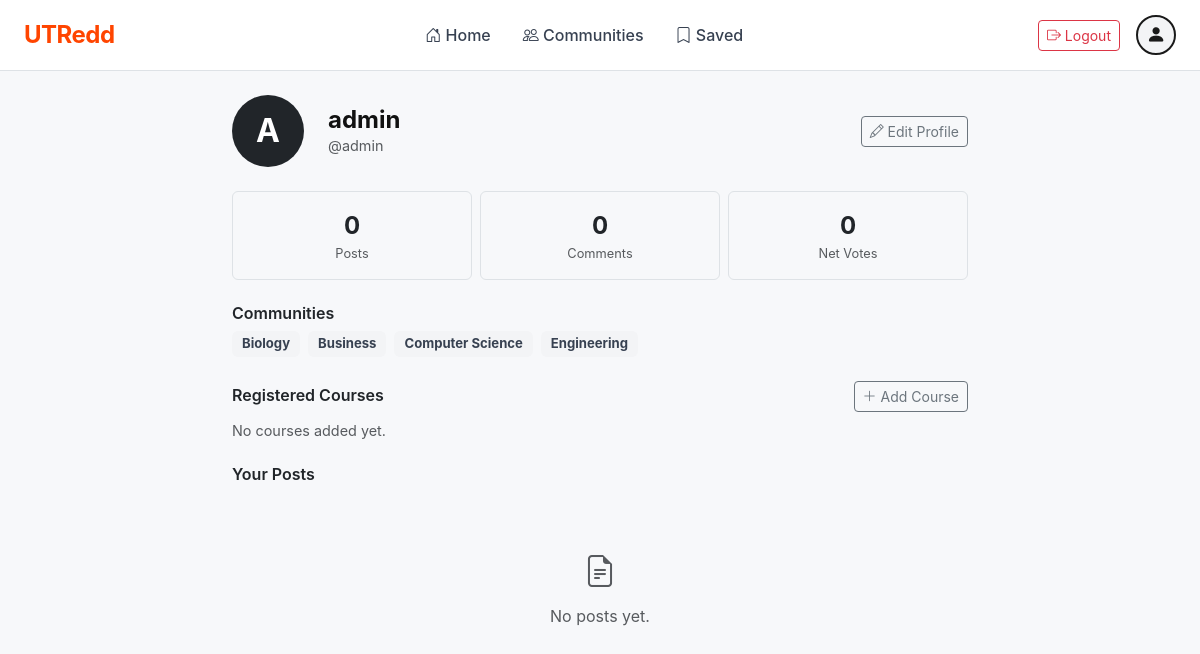
Screenshot of /profile/ (signed in) with the database file from the repository.
### socialAppApp/models.py (models this page shows, shortened)
class Community(models.Model):
    name = models.CharField(max_length=100)
    key  = models.SlugField(unique=True)
    class Meta:
        verbose_name_plural = 'communities'
        ordering = ['name']

### socialAppApp/views.py (the view)
# urls.py: path('profile/', views.profile_view, name='profile'),
@login_required(login_url='login')
def profile_view(request):
    profile, _ = UserProfile.objects.get_or_create(user=request.user)
    posts = (Post.objects
             .filter(author=request.user)
             .select_related('community')
             .annotate(comment_count=Count('comments'))
             .order_by('-created_at'))
    total_votes = posts.aggregate(total=Sum('votes'))['total'] or 0
    total_comments = Comment.objects.filter(author=request.user).count()
    communities = (Community.objects
                   .filter(members__user=request.user)
                   .order_by('name'))
    courses = RegisteredCourse.objects.filter(user=request.user)
    return render(request, 'socialAppApp/profile.html', {
        'profile':        profile,
        'posts':          posts,
        'total_votes':    total_votes,
        'total_comments': total_comments,
        'communities':    communities,
        'courses':        courses,
    })

### socialAppApp/templates/socialAppApp/profile.html (shortened to what this page needs)
{% load static %}
<!DOCTYPE html>
<html lang="en">
<head>
    <link href="https://cdn.jsdelivr.net/npm/bootstrap@5.3.2/dist/css/bootstrap.min.css" rel="stylesheet">
    <link rel="stylesheet" href="https://cdn.jsdelivr.net/npm/bootstrap-icons@1.11.2/font/bootstrap-icons.css">
    <link rel="stylesheet" href="{% static 'socialAppApp/styles.css' %}">
</head>
<body>
    <nav class="navbar navbar-expand-lg bg-white border-bottom sticky-top">
        <div class="container-fluid px-4">
            <a class="navbar-brand fw-bold brand-text" href="{% url 'homepage' %}">UTRedd</a>
            <div class="collapse navbar-collapse" id="mainNav">
                <ul class="navbar-nav mx-auto mb-2 mb-lg-0">
                    <li class="nav-item">
                        <a class="nav-link" href="{% url 'homepage' %}"><i class="bi bi-house-door"></i> Home</a>
                    </li>
                    <li class="nav-item">
                        <a class="nav-link" href="{% url 'communities' %}"><i class="bi bi-people"></i> Communities</a>
                    </li>
                    <li class="nav-item">
                        <a class="nav-link" href="{% url 'saved_posts' %}"><i class="bi bi-bookmark"></i> Saved</a>
                    </li>
                </ul>
                <div class="d-flex align-items-center gap-3">
                    <form method="post" action="{% url 'logout' %}" style="display:inline;">
                        <button type="submit" class="btn btn-outline-danger btn-sm">
                            <i class="bi bi-box-arrow-right"></i> Logout
                        </button>
                    </form>
                    <a href="{% url 'profile' %}" class="profile-link d-flex align-items-center justify-content-center"
                       style="width:40px;height:40px;border-radius:50%;border:2px solid #1a1a1a;background:#f3f4f6;">
                        <i class="bi bi-person-fill" style="font-size:1.2rem;color:#1a1a1a;"></i>
                    </a>
                </div>
            </div>
        </div>
    </nav>
    <div class="container py-4" style="max-width: 760px;">
        <div class="d-flex align-items-center gap-4 mb-4">
            <div class="d-flex align-items-center justify-content-center rounded-circle bg-dark text-white fw-bold"
                 style="width:72px;height:72px;font-size:2rem;flex-shrink:0;">
                {{ request.user.first_name|first|upper|default:request.user.username|first|upper }}
            </div>
            <div>
                <h1 class="fw-bold mb-0" style="font-size:1.5rem;">
                    {% if request.user.first_name %}{{ request.user.first_name }} {{ request.user.last_name }}{% else %}{{ request.user.username }}{% endif %}
                </h1>
                <div class="text-muted" style="font-size:0.9rem;">@{{ request.user.username }}</div>
            </div>
            <button class="btn btn-outline-secondary btn-sm ms-auto" data-bs-toggle="modal" data-bs-target="#editModal">
                <i class="bi bi-pencil"></i> Edit Profile
            </button>
        </div>
        <div class="row g-2 mb-4">
            <div class="col-4">
                <div class="border rounded p-3 text-center">
                    <div class="fw-bold fs-4">{{ posts.count }}</div>
                    <div class="text-muted" style="font-size:0.8rem;">Post{{ posts.count|pluralize }}</div>
                </div>
            </div>
            <div class="col-4">
                <div class="border rounded p-3 text-center">
                    <div class="fw-bold fs-4">{{ total_comments }}</div>
                    <div class="text-muted" style="font-size:0.8rem;">Comment{{ total_comments|pluralize }}</div>
                </div>
            </div>
            <div class="col-4">
                <div class="border rounded p-3 text-center">
                    <div class="fw-bold fs-4">{{ total_votes }}</div>
                    <div class="text-muted" style="font-size:0.8rem;">Net Votes</div>
                </div>
            </div>
        </div>
        {% if communities %}
            <h2 class="fw-semibold mb-2" style="font-size:1rem;">Communities</h2>
            <div class="d-flex flex-wrap gap-2 mb-4">
                {% for c in communities %}
                    <a href="{% url 'community_detail' c.key %}" class="badge text-decoration-none"
                       style="background:#f3f4f6;color:#374151;font-size:0.82rem;padding:6px 10px;">
                        {{ c.name }}
                    </a>
                {% endfor %}
            </div>
        {% endif %}
        <div class="d-flex align-items-center justify-content-between mb-2">
            <h2 class="fw-semibold mb-0" style="font-size:1rem;">Registered Courses</h2>
            <button class="btn btn-outline-secondary btn-sm" data-bs-toggle="collapse" data-bs-target="#addCourseForm">
                <i class="bi bi-plus-lg"></i> Add Course
            </button>
        </div>
        <div id="coursesList" class="mb-4">
            {% if courses %}
                {% for course in courses %}
                    <div class="d-flex align-items-center justify-content-between border rounded px-3 py-2 mb-2 course-row" data-id="{{ course.id }}">
                        <div>
                            <span class="fw-semibold" style="font-size:0.9rem;">{{ course.course_code }}</span>
                            <span class="text-muted mx-1">·</span>
                            <span style="font-size:0.9rem;">{{ course.course_name }}</span>
                            {% if course.semester %}
                                <span class="text-muted ms-2" style="font-size:0.8rem;">{{ course.semester }}</span>
                            {% endif %}
                        </div>
                        <button class="btn btn-link text-danger p-0 remove-course-btn" data-id="{{ course.id }}" style="font-size:0.85rem;">
                            <i class="bi bi-x-lg"></i>
                        </button>
                    </div>
                {% endfor %}
            {% else %}
                <p class="text-muted" id="noCoursesMsg" style="font-size:0.9rem;">No courses added yet.</p>
            {% endif %}
        </div>
        <h2 class="fw-semibold mb-3" style="font-size:1rem;">Your Posts</h2>
        {% if posts %}
            {% for post in posts %}
                <div class="post-card">
                    <div class="vote-col">
                        <span class="vote-count">{{ post.votes }}</span>
                    </div>
                    <div class="post-content">
                        <div class="post-meta">
                            <span class="community-badge"><i class="bi bi-people-fill"></i> {{ post.community.name }}</span>
                            <span class="category-badge cat-{{ post.category }}">{{ post.get_category_display }}</span>
                            <span class="post-author">{{ post.created_at|date:"M d, Y" }}{% if post.edited_at %} · <em>edited</em>{% endif %}</span>
                        </div>
                        <a href="{% url 'post_detail' post.pk %}" class="post-title-link d-block mb-1">{{ post.title }}</a>
                        <div class="post-excerpt">{{ post.body|truncatechars:160 }}</div>
                        <div class="post-footer">
                            <a href="{% url 'post_detail' post.pk %}" class="post-action text-decoration-none">
                                <i class="bi bi-chat-left-text"></i> {{ post.comment_count }} Comment{{ post.comment_count|pluralize }}
                            </a>
                            <a href="{% url 'edit_post' post.pk %}" class="post-action text-decoration-none">
                                <i class="bi bi-pencil"></i> Edit
                            </a>
                        </div>
                    </div>
                </div>
            {% endfor %}
        {% else %}
            <div class="text-center py-5 text-muted">
                <i class="bi bi-file-earmark-text" style="font-size:2rem;"></i>
                <p class="mt-2">No posts yet.</p>
            </div>
        {% endif %}
    </div>
</body>
</html>

### socialAppApp/static/socialAppApp/styles.css (style rules this page uses)
:root { --utredd-orange: #ff4500; --utredd-orange-dark: #e03d00; --bg-light: #f7f8fa; --border-light: #e5e7eb; --text-muted-custom: #6b7280; }
body { background-color: var(--bg-light); font-family: -apple-system, BlinkMacSystemFont, "Segoe UI", Roboto, "Helvetica Neue", Arial, sans-serif; }
.navbar { padding-top: 0.75rem; padding-bottom: 0.75rem; }
.brand-text { color: var(--utredd-orange) !important; font-size: 1.5rem; letter-spacing: -0.5px; }
.navbar .nav-link { color: #374151 !important; font-weight: 500; padding: 0.5rem 1rem !important; }
h1 { font-size: 2rem; color: #111; }

### rows the page displays
Community: name "Biology"
Community: name "Business"
Community: name "Computer Science"
Community: name "Engineering"

### other values shown
{{ request.user.username }} "admin"
{{ posts.count }} "0"
{{ total_comments }} "0"
{{ total_votes }} "0"
